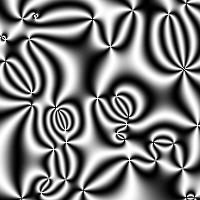
#> input picture smartNoise/imageStand/145403_defect1.jpg, 200 x 200 px, given in place of lena.png, which was not available
$ jupyter execute filter.ipynb
#> lines starting #> are read from the running program, lines starting #| are printed output that depends on the picture; pictures that were not available may be replaced by others from this repository, and a replacement may not be noted
### render.py
import numpy as np
import cv2

#create image
def createImg(height, width):
    return np.zeros((height, width, 3), np.uint8)

#display image
def dispImg(img):
    cv2.imshow('Image',img)
    cv2.waitKey(0)
    cv2.destroyAllWindows()

### filter.ipynb
[cell 1]
import cv2
import numpy as np
import render as r

[cell 2]
image = cv2.imread('lena.png')
#> image is the input picture: shape (200, 200, 3); min 0, max 255, mean 125.2
image2 = cv2.imread('houghTransform.png')
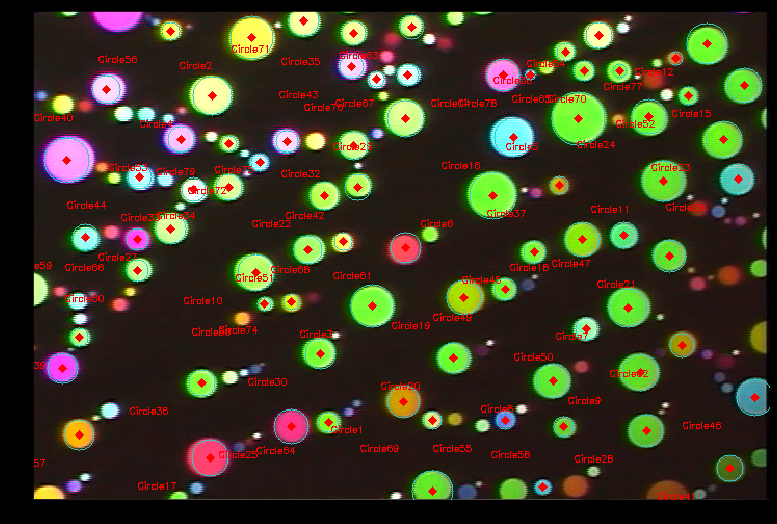
#> input picture houghTransform.png, 777 x 524 px
#> image2 is the input picture: shape (524, 777, 3); mean B, G, R 34.7, 54.3, 58.9

[cell 3]
def intRound(image):
    out = np.ones(image.shape, np.uint8)
    for i in range(len(image)):
        for j in range(len(image[0])):
            for k in range(len(image[0][0])):
                if image[i][j][k] == np.Inf:
                    out[i][j][k] = 255
                else:
                    out[i][j][k] = int(image[i][j][k])
    return out

def normalize(image, depth, rounded=True):
    norm = (depth*(image - image.mean())/(image.std())) + 128
    if rounded:
        return intRound(norm)
    else:
        return norm

def addNoise(image, depth, intensity):
    norm = normalize(image, depth, False)
    noisy = intRound(norm + (24*intensity/255) * norm.std() * np.random.random(norm.shape))
    return noisy

def blacken(image):
    out = np.ones(image.shape, np.uint8)
    for i in range(len(image)):
        for j in range(len(image[0])):
            for k in range(len(image[0][0])):
                if image[i][j][k] < 40:
                    out[i][j][k] = int(0)
                else:
                    out[i][j][k] = int(image[i][j][k])
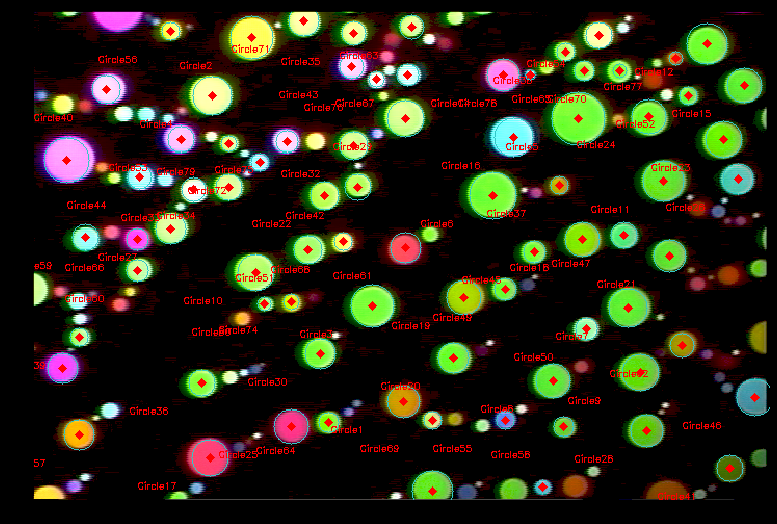
#> out: shape (524, 777, 3); mean B, G, R 22.5, 39.3, 41.8
    return out

[cell 4]
norm = blacken(image2)

#print(hex(image2[50][50][0]))
r.dispImg(image2)
r.dispImg(norm)

[cell 5]
filt = addNoise(image, 40, 12)
#> in normalize, `norm = (depth*(image - image.mean())/(image.std())) + 128`:
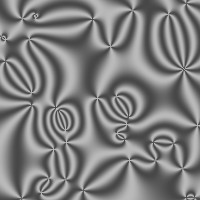
#> norm: shape (200, 200, 3) float64; min 71.85, max 186.3, mean 128
#> after the loop in intRound, `for i in range(len(image)):`:
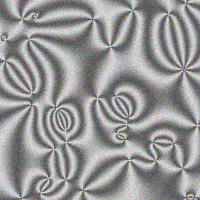
#> out: shape (200, 200, 3); mean of channels 0, 1, 2 150.1, 150, 150.2; drawn as B, G, R
r.dispImg(image)
r.dispImg(filt)

[cell 6]
norm = normalize(image, 50)
f = np.fft.fft2(norm)
fshift = np.fft.fftshift(f)
mag = intRound(20*np.log((np.abs(fshift)+1)))
#> after the loop in intRound (call 3), `for i in range(len(image)):`:
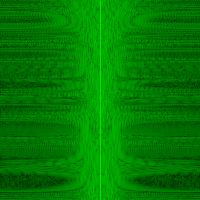
#> out: shape (200, 200, 3); mean of channels 0, 1, 2 0, 124.5, 0; drawn as B, G, R
print(mag)
#> (printed output is left out)
#r.dispImg(mag)
